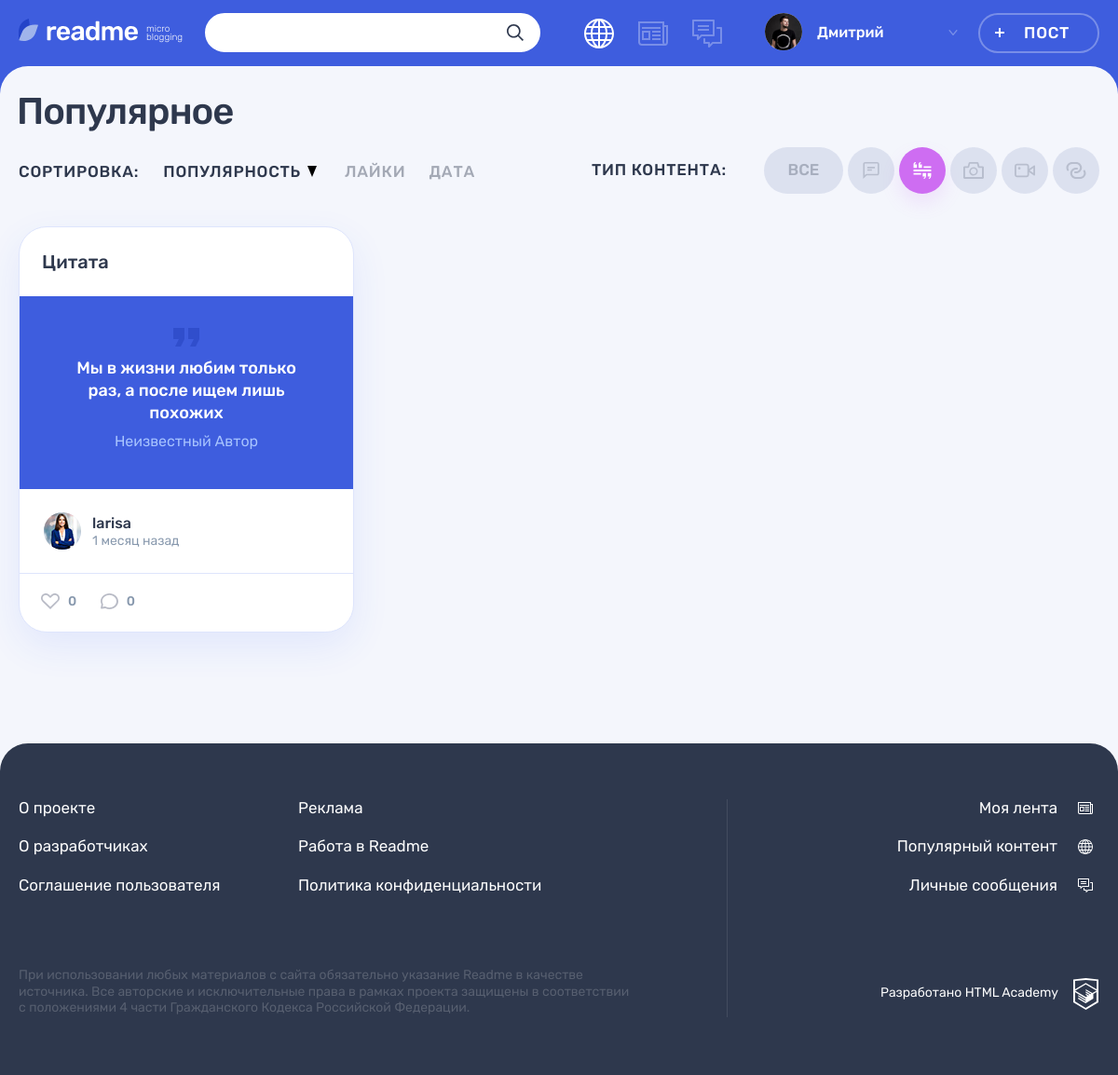
The page /?post-type=2 on the database its author committed.
### tables this page shows
CREATE TABLE content_types (
  id  INT UNSIGNED AUTO_INCREMENT PRIMARY KEY NOT NULL,
  type_name VARCHAR(128) NOT NULL,
  class_name VARCHAR(128) NOT NULL
);

CREATE TABLE posts (
  id  INT UNSIGNED AUTO_INCREMENT PRIMARY KEY NOT NULL,
  date_add  DATETIME NOT NULL,
  title VARCHAR(128) NOT NULL,
  content TEXT NOT NULL,
  quote_author  VARCHAR(128),
  image VARCHAR(128),
  video VARCHAR(128),
  link  VARCHAR(128),
  views INT UNSIGNED NOT NULL DEFAULT 0,
  post_author_id INT UNSIGNED NOT NULL,
  content_type_id INT UNSIGNED NOT NULL,
  likes_count INT UNSIGNED NOT NULL DEFAULT 0,
  FOREIGN KEY (post_author_id) REFERENCES users(id),
  FOREIGN KEY (content_type_id) REFERENCES content_types(id)
);

CREATE TABLE users (
  id  INT UNSIGNED AUTO_INCREMENT PRIMARY KEY NOT NULL,
  date_add  DATETIME NOT NULL,
  email VARCHAR(128) NOT NULL,
  login VARCHAR(128) NOT NULL,
  password  CHAR(64) NOT NULL,
  avatar  VARCHAR(128),
  UNIQUE INDEX email(email),
  UNIQUE INDEX login(login)
);

### helpers.php (called while the page is built, shortened)
<?php
function get_noun_plural_form(int $number, string $one, string $two, string $many): string
{
    $number = (int)$number;
    $mod10 = $number % 10;
    $mod100 = $number % 100;
    switch (true) {
        case ($mod10 === 1):
            return $one;
    }
}
function include_template($name, array $data = [])
{
    $name = 'templates/' . $name;
    extract($data);
    require $name;
    $result = ob_get_clean();
    return $result;
}

### templates/main.php (the view, shortened to what this page needs)
<div class="container">
    <h1 class="page__title page__title--popular">Популярное</h1>
</div>
<div class="popular container">
    <div class="popular__filters-wrapper">
        <div class="popular__sorting sorting">
            <b class="popular__sorting-caption sorting__caption">Сортировка:</b>
            <ul class="popular__sorting-list sorting__list">
                <li class="sorting__item sorting__item--popular">
                    <a class="sorting__link <?= $sorting_type == 'popular' ? 'sorting__link--active' : '' ?> <?= $sorting_direction == 'asc' ? 'sorting__link--reverse' : '' ?>" href="?sorting-type=popular&sorting-direction=<?= $sorting_direction !== 'asc' ? 'asc' : 'desc' ?>">
                        <span>Популярность</span>
                        <svg class="sorting__icon" width="10" height="12">
                            <use xlink:href="#icon-sort"></use>
                        </svg>
                    </a>
                </li>
                <li class="sorting__item">
                    <a class="sorting__link <?= $sorting_type == 'likes' ? 'sorting__link--active' : '' ?> <?= $sorting_direction == 'asc' ? 'sorting__link--reverse' : '' ?>" href="?sorting-type=likes&sorting-direction=<?= $sorting_direction !== 'asc' ? 'asc' : 'desc' ?>">
                        <span>Лайки</span>
                    </a>
                </li>
                <li class="sorting__item">
                    <a class="sorting__link <?= $sorting_type == 'date' ? 'sorting__link--active' : '' ?> <?= $sorting_direction == 'asc' ? 'sorting__link--reverse' : '' ?>" href="?sorting-type=date&sorting-direction=<?= $sorting_direction !== 'asc' ? 'asc' : 'desc' ?>">
                        <span>Дата</span>
                    </a>
                </li>
            </ul>
        </div>
        <div class="popular__filters filters">
            <b class="popular__filters-caption filters__caption">Тип контента:</b>
            <ul class="popular__filters-list filters__list">
                <li class="popular__filters-item popular__filters-item--all filters__item filters__item--all">
                    <a class="filters__button filters__button--ellipse filters__button--all <?= !$post_type ? 'filters__button--active' : '' ?>" href="index.php">
                        <span>Все</span>
                    </a>
                </li>
                <?php foreach ($content_types as $content_type): ?>
                  <li class="popular__filters-item filters__item">
                      <a class="filters__button filters__button--<?= $content_type['class_name'] ?> button <?= $post_type == $content_type[id] ? 'filters__button--active' : '' ?>" href="?post-type=<?= $content_type['id'] ?>">
                          <svg class="filters__icon" width="22" height="18">
                              <use xlink:href="#icon-filter-<?= $content_type['class_name'] ?>"></use>
                          </svg>
                      </a>
                  </li>
              <?php endforeach; ?>
            </ul>
        </div>
    </div>
    <div class="popular__posts">
        <?php foreach ($posts as $post_number => &$post):
        ?>
        <article class="popular__post post post-<?= $post['class_name'] ?>">
            <header class="post__header">
                <h2>
                    <a href="post.php?id=<?=$post['id']?>"><?= $post['title'] ?></a>
                </h2>
            </header>
            <div class="post__main">
                <?php if ($post['class_name'] == "quote"): ?>
                <blockquote>
                    <?= crop_text($post['content']) ?>
                    <?php if ($post['quote_author']): ?>
                      <cite><?= $post['quote_author'] ?></cite>
                    <?php else: ?>
                      <cite>Неизвестный Автор</cite>
                    <?php endif; ?>
                </blockquote>
                <?php elseif ($post['class_name'] == "photo"): ?>
                <div class="post-photo__image-wrapper">
                    <img src="<?= $post['image'] ?>" alt="Фото от пользователя" width="360" height="240">
                </div>
                <?php elseif ($post['class_name'] == "text"): ?>
                <?= crop_text($post['content']) ?>
                <?php endif; ?>
            </div>
            <footer class="post__footer">
                <div class="post__author">
                    <a class="post__author-link" href="#" title="Автор">
                        <div class="post__avatar-wrapper">
                            <img class="post__author-avatar" src="<?= $post['avatar'] ?>" alt="Аватар пользователя">
                        </div>
                        <div class="post__info">
                            <b class="post__author-name"><?= $post['login'] ?></b>
                            <time class="post__time" datetime="<?= $post['date_add'] ?>" title="<?= date("Y-m-d H:i:s", strtotime($post['date_add'])) ?>"><?= get_post_interval($post['date_add'], 'назад') ?></time>
                        </div>
                    </a>
                </div>
                <div class="post__indicators">
                    <div class="post__buttons">
                        <a class="post__indicator post__indicator--likes button" href="#" title="Лайк">
                            <svg class="post__indicator-icon" width="20" height="17">
                                <use xlink:href="#icon-heart"></use>
                            </svg>
                            <span>0</span>
                        </a>
                        <a class="post__indicator post__indicator--comments button" href="#" title="Комментарии">
                            <svg class="post__indicator-icon" width="19" height="17">
                                <use xlink:href="#icon-comment"></use>
                            </svg>
                            <span>0</span>
                        </a>
                    </div>
                </div>
            </footer>
        </article>
        <?php endforeach; ?>
    </div>
</div>

### includes/functions.inc.php (shortened to what this page needs)
<?php
function select_query($con, $sql, $type = 'all') {
  mysqli_set_charset($con, "utf8");
  $result = mysqli_query($con, $sql) or trigger_error("Ошибка в запросе к базе данных: ".mysqli_error($con), E_USER_ERROR);
  return mysqli_fetch_all($result, MYSQLI_ASSOC);
}
function crop_text($text, $characters_count = 300) {
  if (mb_strlen($text) <= $characters_count) {
    return '<p>' . $text . '</p>';
  }
}
function get_post_interval($post_time, $caption) {
  $current_time = date_create();
  $interval = date_diff(date_create($post_time), $current_time);
  $years = floor($interval->y);
  $months = floor($interval->m);
  $days = floor($interval->d);
  $weeks = floor($days / 7);
  $hours = floor($interval->h);
  $minutes = floor($interval->i);
  if ($years) {
    $time = $years . ' ' . get_noun_plural_form($years, 'год', 'года', 'лет') . ' ' . $caption;
  } else if ($months) {
    $time = $months . ' ' . get_noun_plural_form($months, 'месяц', 'месяца', 'месяцев') . ' ' . $caption;
  } else if ($days > 7) {
    $time = $weeks . ' ' . get_noun_plural_form($weeks, 'неделя', 'недели', 'недель') . ' ' . $caption;
  } else if ($days) {
    $time = $days . ' ' . get_noun_plural_form($days, 'день', 'дня', 'дней') . ' ' . $caption;
  } else if ($hours) {
    $time = $hours . ' ' . get_noun_plural_form($hours, 'час', 'часа', 'часов') . ' ' . $caption;
  } else if ($minutes) {
    $time = $minutes . ' ' . get_noun_plural_form($minutes, 'минута', 'минуты', 'минут') . ' ' . $caption;
  } else {
    $time = 'Только что';
  }
  return $time;
}

### rows shown on the page
posts: title "Цитата", content "Мы в жизни любим только раз, а после ищем лишь похожих", shows "Неизвестный Автор", post_author.avatar (picture), post_author.login "larisa", date_add "1 месяц назад"

### other values the page prints
$user_name "Дмитрий"
